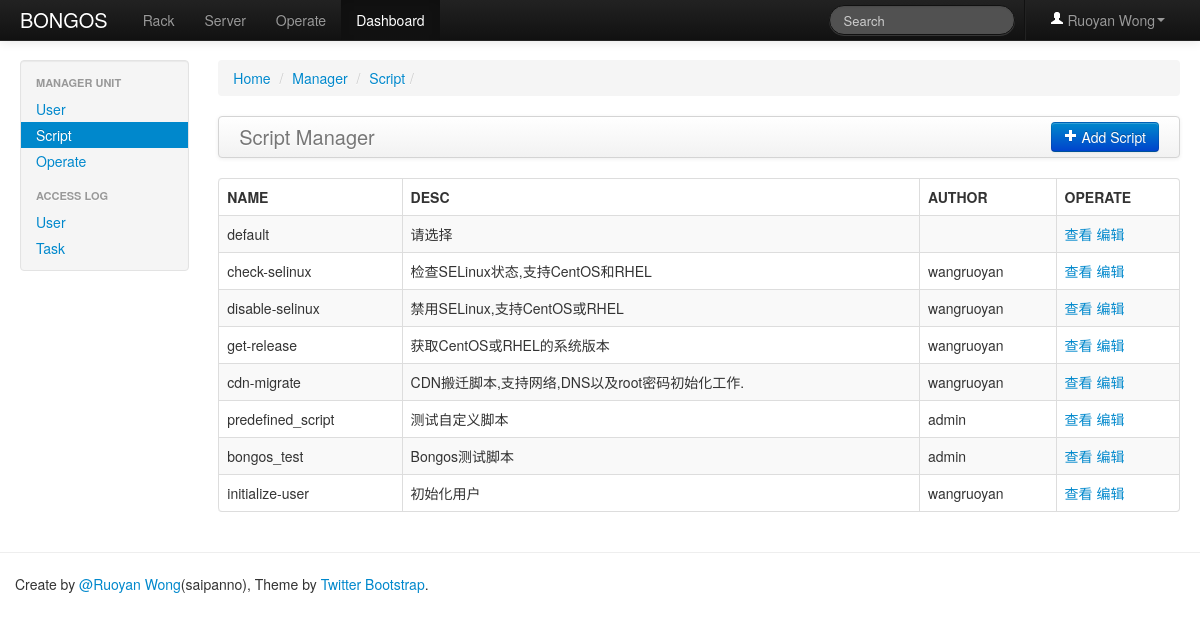
Page /dashboard/script/list (signed in) on the committed database.
### web/models/user.py (models this page shows, shortened)
class User(db.Model):
    __tablename__ = app.config['USER_LISTS']
    username = db.Column(db.UnicodeText, primary_key=True)
    nickname = db.Column(db.UnicodeText)
    password = db.Column(db.UnicodeText)

### web/models/dashboard.py (models this page shows, shortened)
class PreDefinedScript(db.Model):
    __tablename__ = app.config['PREDEFINED_SCRIPT_LISTS']
    id = db.Column(db.Integer, primary_key=True)
    name = db.Column(db.UnicodeText)
    desc = db.Column(db.UnicodeText)
    script = db.Column(db.UnicodeText)
    author = db.Column(db.UnicodeText)

### web/views/dashboard.py (the view)
@app.route('/dashboard/script/list')
@login_required
def list_script_ctrl():
    if request.method == 'GET':
        scripts = PreDefinedScript.query.all()
        return render_template('dashboard/list_script.html', scripts=scripts)

### web/extensions.py (called while the page is built)
def login_required(f):
    @wraps(f)
    def wrapper(*args, **kwargs):
        if not session.get('is_login'):
            flash('Login Required.', 'error')
            return redirect(url_for('user_login_ctrl', next=request.url))
        return f(*args, **kwargs)
    return wrapper

### web/templates/dashboard/list_script.html (shortened to what this page needs)
{% extends "dashboard/dashboard_base.html" %}
{% block active_dashboard_script %}active{% endblock %}
{% block main %}
    <div class="span10">
        <ul class="breadcrumb">
            <li><a href="/">Home</a> <span class="divider">/</span></li>
            <li class="#"><a href="#">Manager</a> <span class="divider">/</span></li>
            <li class="#"><a href="#">Script</a><span class="divider">/</span></li>
        </ul>
        <div class="navbar">
            <div class="navbar-inner">
                <a class="brand" href="#">Script Manager</a>
                <div class="btn-group pull-right">
                    <a href="{{ url_for('create_script_ctrl')}}" class="btn btn-primary"><i class="icon-plus icon-white"></i> Add Script</a>
                </div>
            </div>
        </div>
        <table class="table table-hover table-bordered table-striped">
            <thead>
            <tr>
                <th>NAME</th>
                <th>DESC</th>
                <th>AUTHOR</th>
                <th>OPERATE</th>
            </tr>
            </thead>
            <tbody>
                {% for script in scripts %}
                    <tr>
                        <td>{{ script.name }}</td>
                        <td>{{ script.desc }}</td>
                        <td>{{ script.author }}</td>
                        <td>
                            <a href="{{ url_for('show_script_ctrl', script_id=script.id)}}">查看</a>
                            <a href="{{ url_for('edit_script_ctrl', script_id=script.id)}}">编辑</a>
                        </td>
                    </tr>
                {% endfor %}
            </tbody>
        </table>
    </div>
{% endblock %}

### web/templates/index.html (shortened to what this page needs)
{% extends "header.html" %}
{% import "macro.html" as ext %}
{% block body %}
    <div class="navbar navbar-inverse navbar-fixed-top">
        <div class="navbar-inner">
            <div class="container-fluid">
                <a class="brand" href="{{ url_for('index_ctrl') }}">BONGOS</a>
                <ul class="nav">
                    <li class="{% block active_rack %}{% endblock %}"><a href="#">Rack</a></li>
                    <li class="{% block active_server %}{% endblock %}"><a href="#">Server</a></li>
                    <li class="{% block active_operate %}{% endblock %}"><a href="{{ url_for("list_operate_ctrl", operate_type='Ssh') }}">Operate</a></li>
                    <li class="{% block active_dashboard %}{% endblock %}"><a href="{{ url_for("list_user_ctrl") }}">Dashboard</a></li>
                </ul>
                <ul class="nav pull-right">
                    <li class="divider-vertical"></li>
                    <li class="dropdown"><a href="#" class="dropdown-toggle" data-toggle="dropdown"><i class="icon-user icon-white"></i> {{ session['user'].nickname }}<b class="caret"></b></a>
                    </li>
                </ul>
                <form class="navbar-search pull-right" action="">
                    <input class="search-query span2" placeholder="Search" type="text">
                </form>
            </div>
        </div>
    </div>
    <div class="container-fluid">
        <div class="row-fluid">
            {% block sidebar %}
            {% endblock %}
            {% block main %}{% endblock %}
        </div>
    </div>
{% endblock %}

### web/templates/index.html (style rules this page uses)
body { padding-top: 60px; padding-bottom: 40px; }

### rows in the picture
User: user.nickname "Ruoyan Wong"
PreDefinedScript: name "default", desc "请选择"
PreDefinedScript: name "check-selinux", desc "检查SELinux状态,支持CentOS和RHEL", author "wangruoyan"
PreDefinedScript: name "disable-selinux", desc "禁用SELinux,支持CentOS或RHEL", author "wangruoyan"
PreDefinedScript: name "get-release", desc "获取CentOS或RHEL的系统版本", author "wangruoyan"
PreDefinedScript: name "cdn-migrate", desc "CDN搬迁脚本,支持网络,DNS以及root密码初始化工作.", author "wangruoyan"
PreDefinedScript: name "predefined_script", desc "测试自定义脚本", author "admin"
PreDefinedScript: name "bongos_test", desc "Bongos测试脚本", author "admin"
PreDefinedScript: name "initialize-user", desc "初始化用户", author "wangruoyan"
